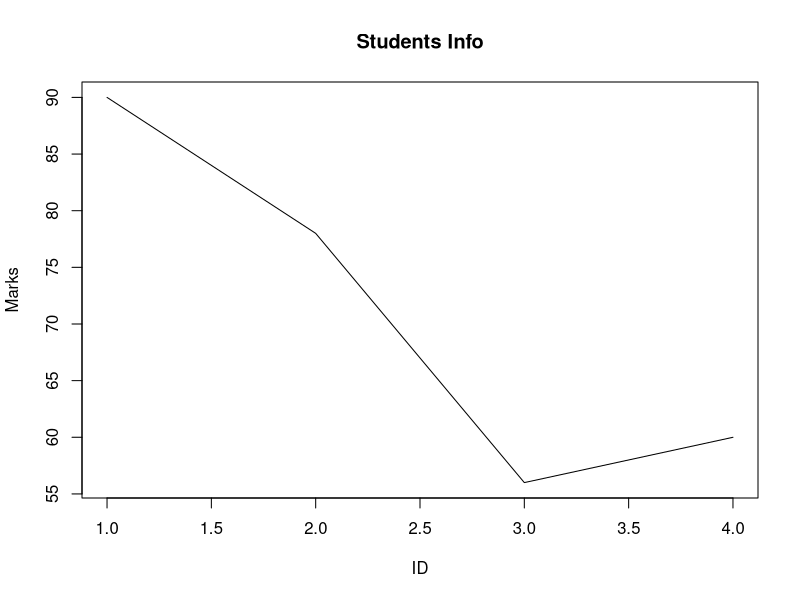
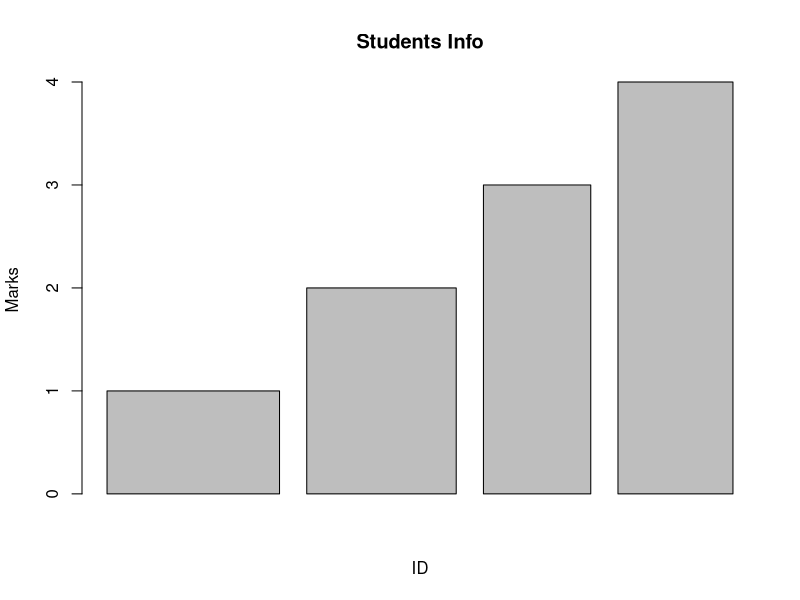

Write R code to recreate these figures, in order.
# Graph

x<-c(1,2,3,4)
y<-c(90,78,56,60)
plot(x,y,type="l",main="Students Info",xlab="ID",ylab="Marks")
barplot(x,y,type="l",main="Students Info",xlab="ID",ylab="Marks")